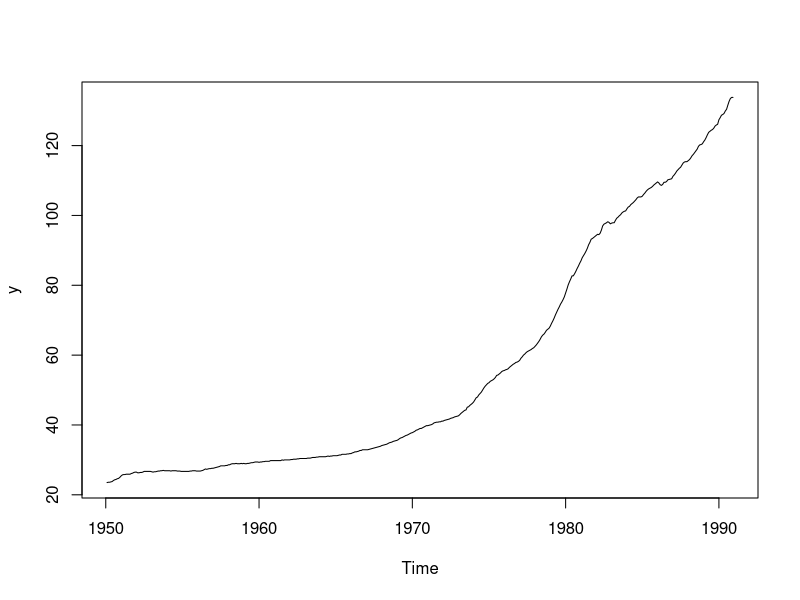
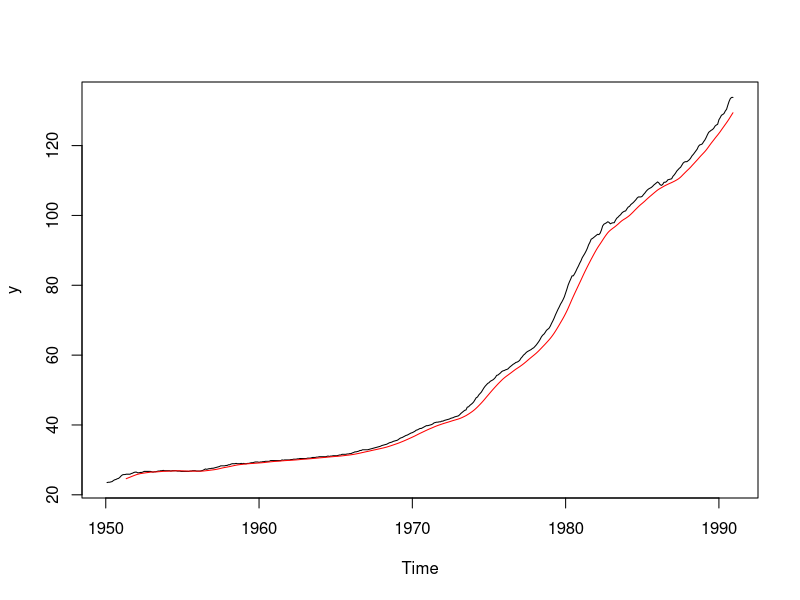
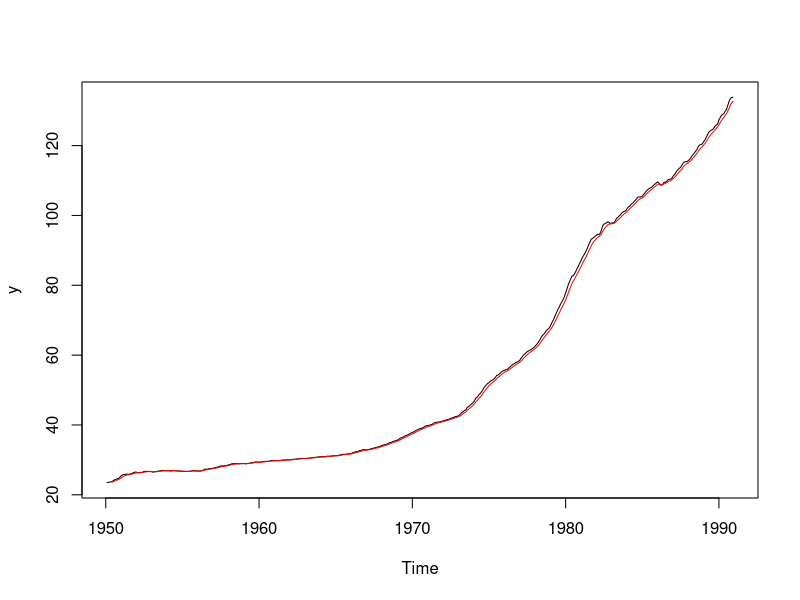
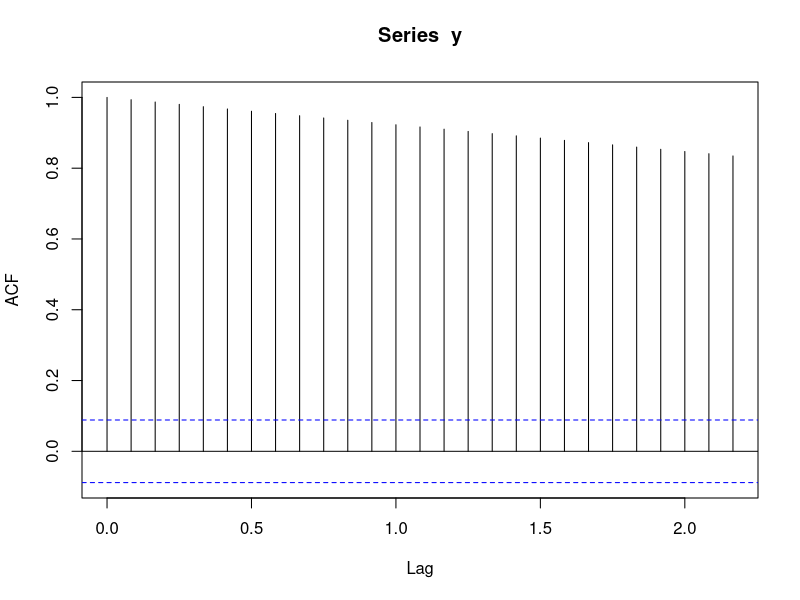
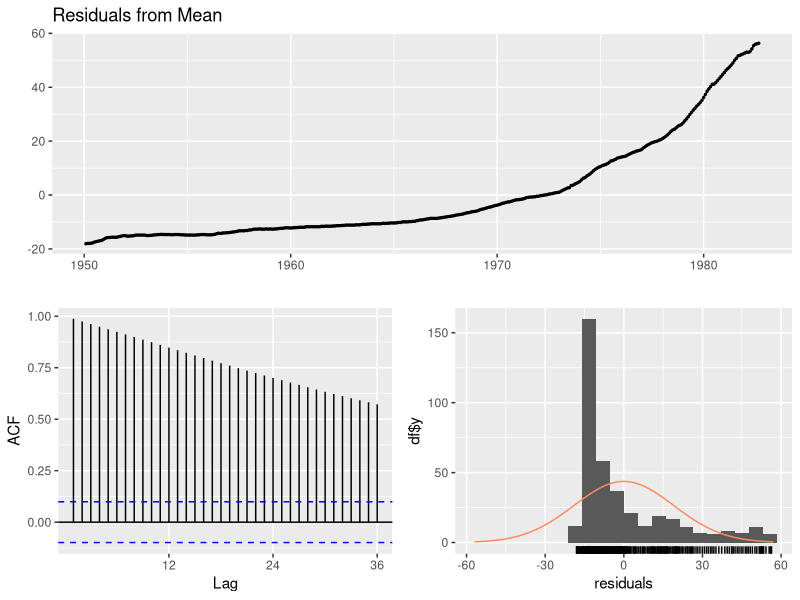
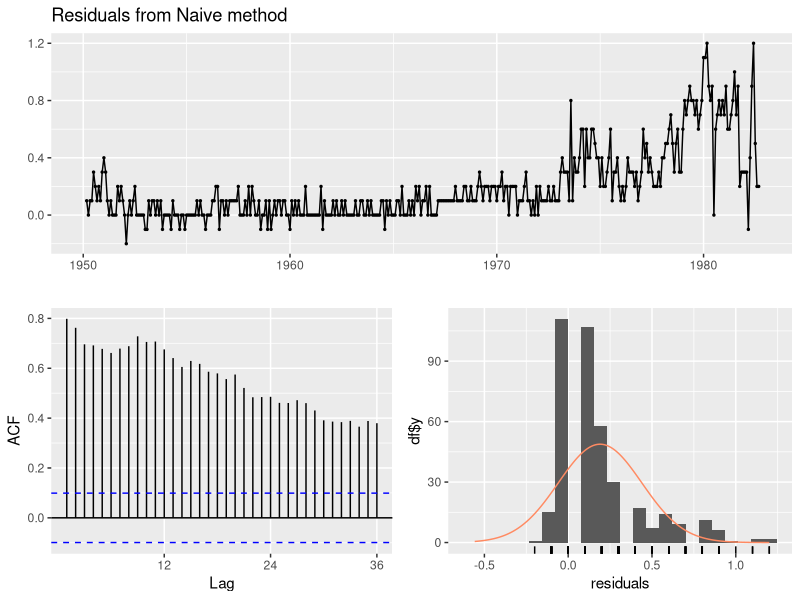
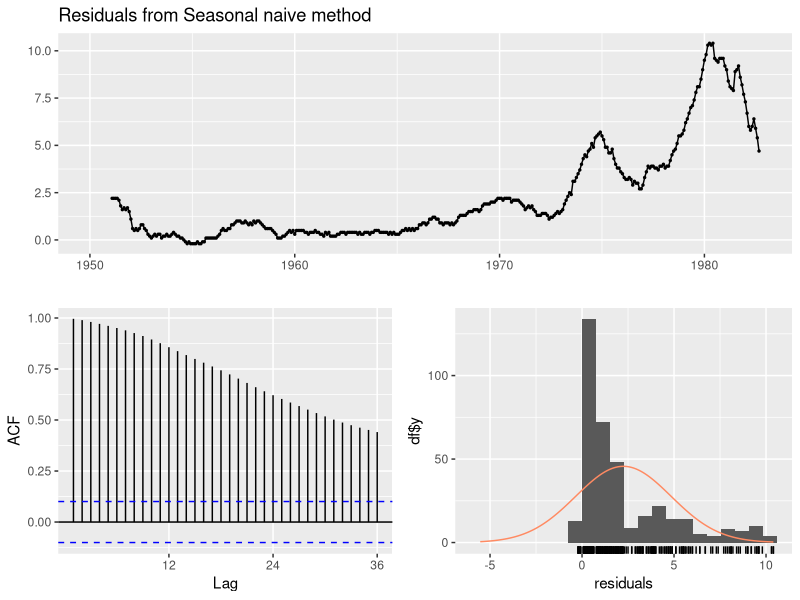
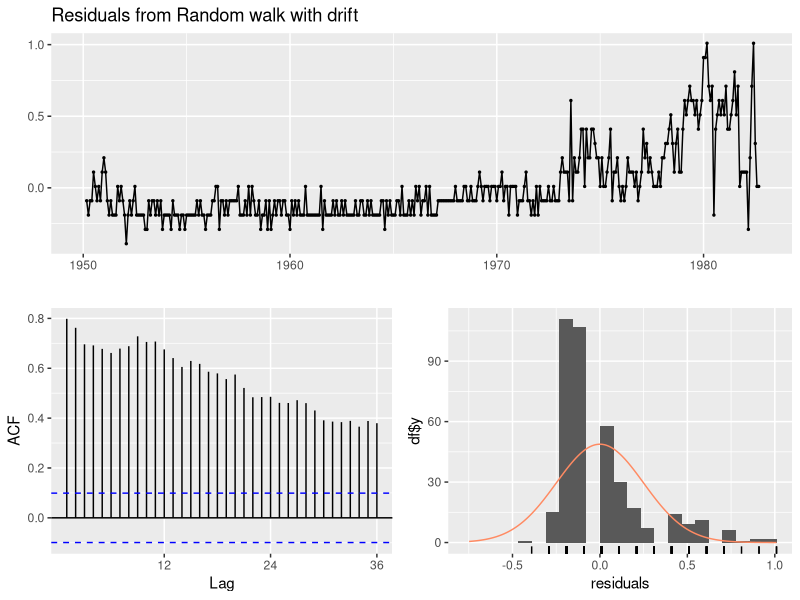

These figures' R source, in order:
## ---- chunk 1
knitr::opts_chunk$set(echo = TRUE, warning = FALSE, message = FALSE, eval = TRUE)
## ---- chunk 2
library(TTR)
library(forecast)
df <- read.csv("data/inflation.csv")

# This series start from 1950-2 to 1990-12
y <- ts(df$cpi, start = c(1950, 2), end = c(1990, 12), freq = 12)
plot(y)
## ---- chunk 3
plot(y)

# create a moving average series
k = 16  # set the moving average 
y_sma = SMA(y, n = k)

# plot the moving average series
lines(y_sma, col = "red")
## ---- chunk 4
plot(y)

# create a moving average series
w = .7

y_ema = EMA(y, ratio = 1-w)


# plot the moving average series
lines(y_ema, col = "red")
## ---- chunk 5
acf(y)
## ---- chunk 6
# data partition

# set the proportion of the test set 
p = .2 

nValid <- round(.2*length(y))
nTrain <- length(y) - nValid
train.ts <- window(y, start = c(1950, 2), end = c(1950, nTrain))
valid.ts <- window(y, start = c(1950, nTrain + 1), end = c(1950, nTrain + nValid))

# Modeling
# baseline models

# average method: forecast by the average of the training series
model1 = meanf(train.ts, h = nValid, level = 0)

# naive: forecast by the last observation of the series
model2 = naive(train.ts, h = nValid, level = 0)

# seasonal naive: forecast by the last season
model3 = snaive(train.ts, h = nValid, level = 0)

# drift: drawing the line from the first to the last observation
model4 = rwf(train.ts, h = nValid, level = 0, drift = TRUE)


# Exponential Models
model5 = ses(train.ts, h = nValid, level = 0)
model6 = holt(train.ts, damped = TRUE, h = nValid, level = 0)
model7 = hw(train.ts, seasonal="additive", damped = TRUE, h = nValid, level = 0)
model8 = hw(train.ts, seasonal="multiplicative", damped = TRUE,  h = nValid, level = 0)

# Regression models 
model9 = tslm(train.ts ~ trend, damped = TRUE, h = nValid, level = 0)

model10 = tslm(train.ts ~ trend + season, damped = TRUE, h = nValid, level = 0)

## ---- chunk 7
checkresiduals(model1)
checkresiduals(model2)
checkresiduals(model3)
checkresiduals(model4)
checkresiduals(model5)
checkresiduals(model6)
checkresiduals(model7)
checkresiduals(model8)
checkresiduals(model9)
checkresiduals(model10)
## ---- chunk 8
# forecasting
forecast1 = forecast(model1, h = nValid, level = 0)
forecast2 = forecast(model2, h = nValid, level = 0)
forecast3 = forecast(model3, h = nValid, level = 0)
forecast4 = forecast(model4, h = nValid, level = 0)
forecast5 = forecast(model5, h = nValid, level = 0)
forecast6 = forecast(model6, h = nValid, level = 0)
forecast7 = forecast(model7, h = nValid, level = 0)
forecast8 = forecast(model8, h = nValid, level = 0)
forecast9 = forecast(model9, h = nValid, level = 0)
forecast10 = forecast(model10, h = nValid, level = 0)

# plotting forecast
plot(forecast1)
lines(valid.ts, col = 'red')
plot(forecast2)
lines(valid.ts, col = 'red')
plot(forecast3)
lines(valid.ts, col = 'red')
plot(forecast4)
lines(valid.ts, col = 'red')
plot(forecast5)
lines(valid.ts, col = 'red')
plot(forecast6)
lines(valid.ts, col = 'red')
plot(forecast7)
lines(valid.ts, col = 'red')
plot(forecast8)
lines(valid.ts, col = 'red')
plot(forecast9)
lines(valid.ts, col = 'red')
plot(forecast10)
lines(valid.ts, col = 'red')

# accuracy
a1 = accuracy(forecast1$mean, valid.ts)
a2 = accuracy(forecast2$mean, valid.ts)
a3 = accuracy(forecast3$mean, valid.ts)
a4 = accuracy(forecast4$mean, valid.ts)
a5 = accuracy(forecast5$mean, valid.ts)
a6 = accuracy(forecast6$mean, valid.ts)
a7 = accuracy(forecast7$mean, valid.ts)
a8 = accuracy(forecast8$mean, valid.ts)
a9 = accuracy(forecast9$mean, valid.ts)
a10 = accuracy(forecast10$mean, valid.ts)

rbind(a1, a2, a3,a4, a5, a6, a7, a8, a9, a10)
## ---- chunk 9
# model7 gives the lowest MAPE, 
# so we will select this model as the final model 
# to train it on the entire dataset to make forecasting.

selected_model =  hw(y, seasonal="additive", damped = TRUE, h = nValid)
new_forecast = forecast(selected_model)
plot(new_forecast)
